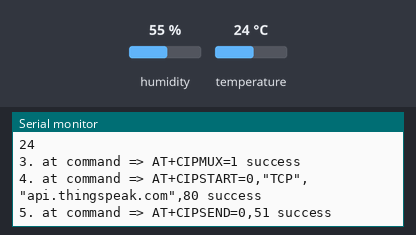
This sketch was run on a simulated Arduino Uno, built with avr-gcc and run on an emulated ATmega328P. Shown: the last lines printed to the serial monitor. The inputs (shaded band) are chosen by the test bench; at power-on: humidity 55 %, temperature 24 °C. The modem accepts every AT command (registered, SIM ready, sends succeed) and sends nothing else.

Above: at 1.2 s.
1.3 s: humidity set to 22 %
At 2.7 s:
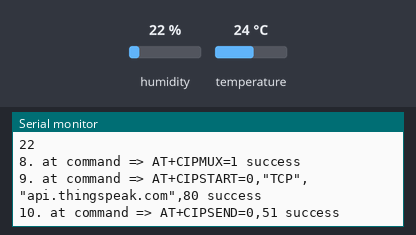
4.8 s: temperature set to 12 °C
At 5.7 s:
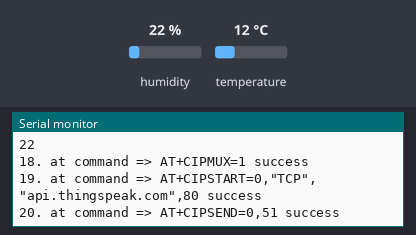
10.1 s: humidity set to 40 %
At 10.8 s:
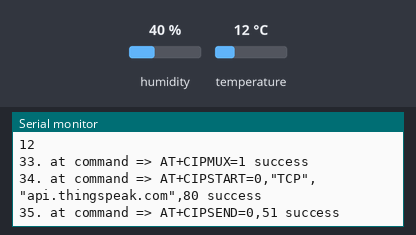
Timing chart, 0 to 13.1 s (numbered marks = the images above; inputs shaded):
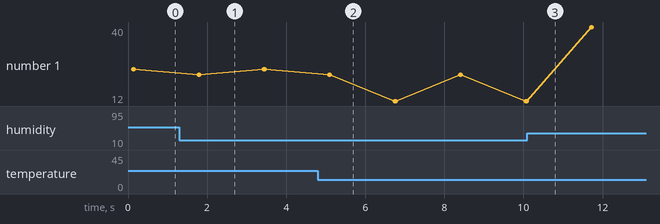

Measured:
- after the input at 1.3 s, the serial monitor: prints a new line after 0.48 s (image 1)

The sketch:

Weather_station_code.ino
```cpp
#include <SoftwareSerial.h>
#include <dht.h>
#define DHT11_PIN 8
#define RX 10
#define TX 11

dht abcd;
String AP = "Harikp";       // CHANGE ME
String PASS = "harikp@2701"; // CHANGE ME
String API = "4D0GPWWMV8BQ1VZ4";   // CHANGE ME
String HOST = "api.thingspeak.com";
String PORT = "80";
String field ="Field 1";


int countTrueCommand;
int countTimeCommand;
boolean found = false;
int valSensor1 = 1;
int valSensor2=1;
SoftwareSerial esp8266(RX,TX);


void setup() {
  Serial.begin(9600);
  esp8266.begin(115200);
  sendCommand("AT",5,"OK");
  sendCommand("AT+CWMODE=1",5,"OK");
  sendCommand("AT+CWJAP=\""+ AP +"\",\""+ PASS +"\"",20,"OK");
}
void loop() {
 valSensor1 = getSensorData();
 Serial.println(valSensor1);
 Serial.println(String(valSensor1));
 String getData = "GET /update?api_key="+ API +"&"+ field  +"="+String(valSensor1);
sendCommand("AT+CIPMUX=1",5,"OK");
 sendCommand("AT+CIPSTART=0,\"TCP\",\""+ HOST +"\","+ PORT,15,"OK");
 sendCommand("AT+CIPSEND=0," +String(getData.length()+4),4,">");
 esp8266.println(getData);delay(1500);countTrueCommand++;
 sendCommand("AT+CIPCLOSE=0",5,"OK");
 valSensor2 = _getSensorData_();
 Serial.println(valSensor2);
 Serial.println(String(valSensor2));
 String _getData_ = "GET /update?api_key="+ API +"&"+ field  +"="+String(valSensor2);
sendCommand("AT+CIPMUX=1",5,"OK");
 sendCommand("AT+CIPSTART=0,\"TCP\",\""+ HOST +"\","+ PORT,15,"OK");
 sendCommand("AT+CIPSEND=0," +String(getData.length()+4),4,">");
 esp8266.println(getData);delay(1500);countTrueCommand++;
 sendCommand("AT+CIPCLOSE=0",5,"OK");

}
int getSensorData(){


  int chk = abcd.read11(DHT11_PIN);
  int chk1=abcd.temperature;
  Serial.println(chk1);
  Serial.println(abcd.temperature);
  return abcd.temperature;

  }


int _getSensorData_(){
  int chk = abcd.read11(DHT11_PIN);
  Serial.println(abcd.humidity);
  return abcd.humidity;
}

void sendCommand(String command, int maxTime, char readReplay[]) {
  Serial.print(countTrueCommand);
  Serial.print(". at command => ");
  Serial.print(command);
  Serial.print(" ");
  while(countTimeCommand < (maxTime*1))
  {
    esp8266.println(command);//at+cipsend
    if(esp8266.find(readReplay))//ok
    {
      found = true;
      break;
    }

    countTimeCommand++;
  }

  if(found == true)
  {
    Serial.println("success");
    countTrueCommand++;
    countTimeCommand = 0;
  }

  if(found == false)
  {
    Serial.println("Fail");
    countTrueCommand = 0;
    countTimeCommand = 0;
  }

  found = true;
 }
```
